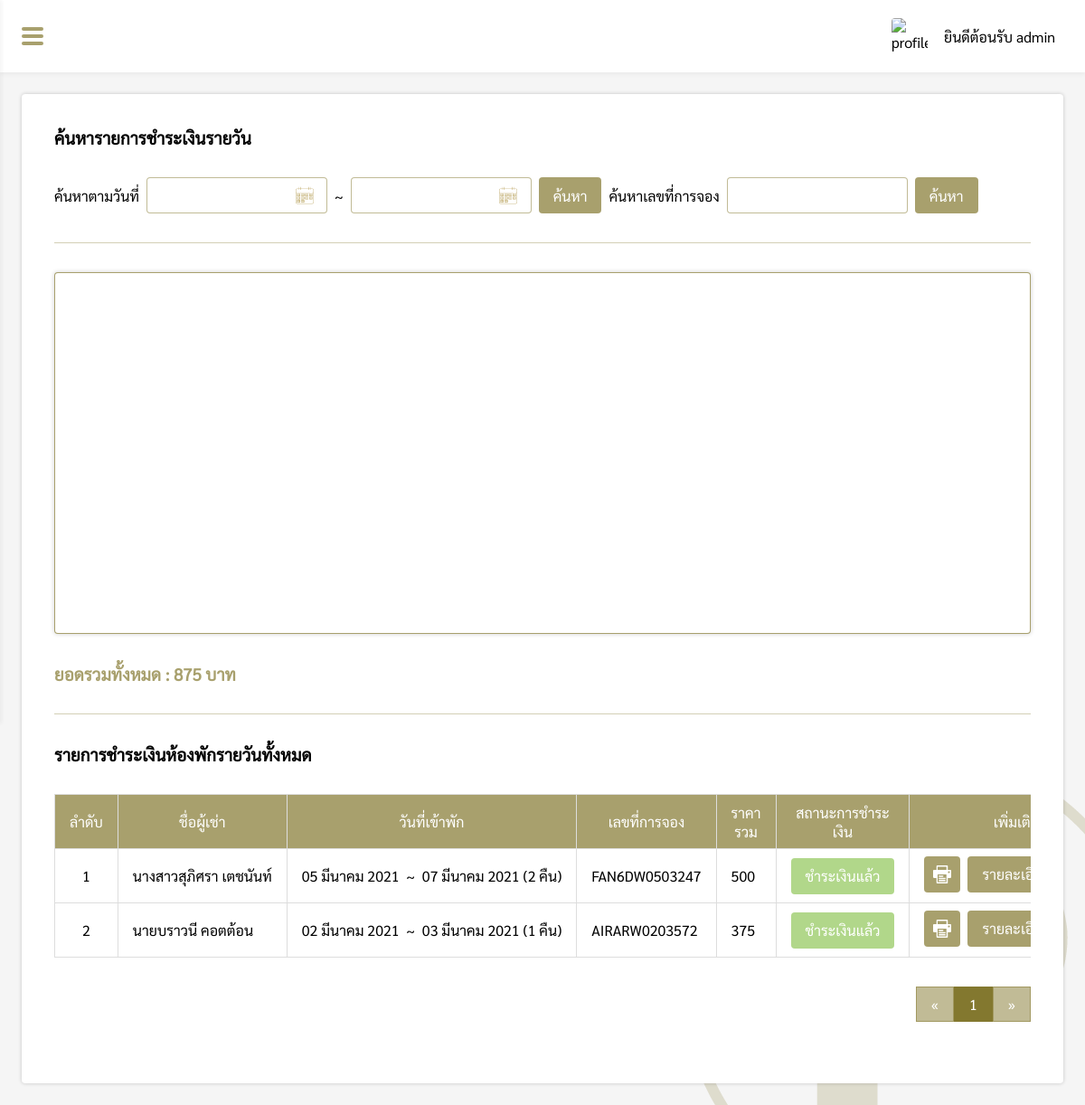
The app's page /pages/manage/dailyCost/index.php (signed in), older data.
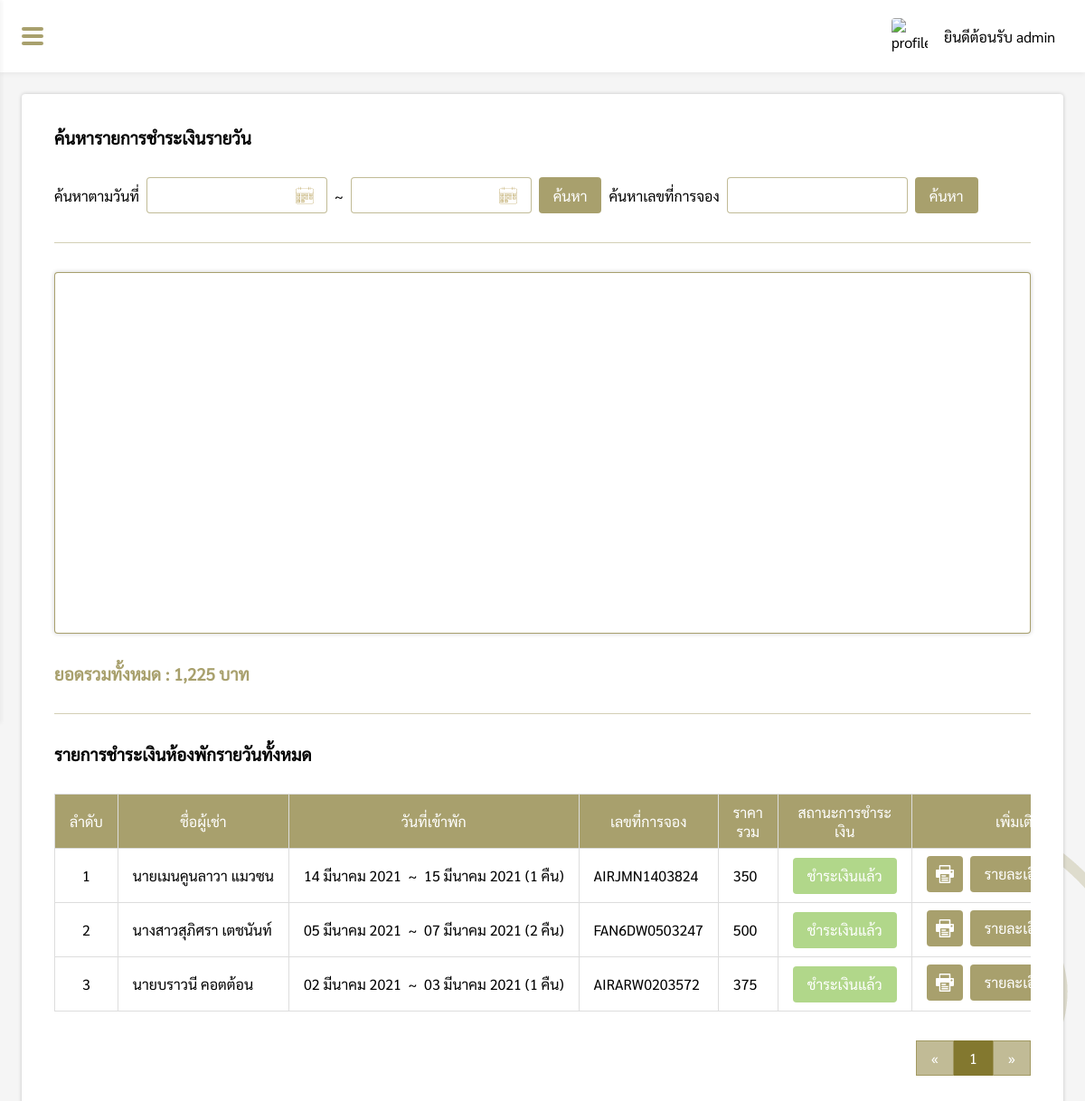
The same page, newer data.
### tables this page shows
CREATE TABLE `dailycost` (
  `dailycost_id` int(11) NOT NULL,
  `code` varchar(13) NOT NULL,
  `damages` float(11,2) DEFAULT NULL,
  `total_allprice` float(11,2) NOT NULL,
  `pay_status` varchar(20) NOT NULL,
  `pay_img` varchar(100) DEFAULT NULL,
  `payafter_d_img` varchar(100) DEFAULT NULL
);

CREATE TABLE `daily` (
  `daily_id` int(11) NOT NULL,
  `name_title` varchar(10) NOT NULL,
  `firstname` varchar(50) NOT NULL,
  `lastname` varchar(50) NOT NULL,
  `id_card` varchar(13) NOT NULL,
  `email` varchar(100) NOT NULL,
  `tel` varchar(10) NOT NULL,
  `code` varchar(13) NOT NULL,
  `check_in` varchar(20) NOT NULL,
  `check_out` varchar(20) NOT NULL,
  `night` int(11) NOT NULL,
  `people` int(11) NOT NULL,
  `air_room` int(11) NOT NULL,
  `fan_room` int(11) NOT NULL,
  `daily_status` varchar(20) NOT NULL,
  `total_price` float(11,2) NOT NULL,
  `payment_price` float(11,2) NOT NULL,
  `payment_img` varchar(100) DEFAULT NULL,
  `warning_date` varchar(20) DEFAULT NULL,
  `room_select` varchar(100) DEFAULT NULL
);

### pages/manage/dailyCost/index.php (the view, shortened to what the changed rows need)
<?php
if($_SESSION['level'] == 'admin' || $_SESSION['level'] == 'employee'){
    include("../../connection.php");
    $check_in = @$_REQUEST['check_in'];
    $check_out = @$_REQUEST['check_out'];
    $code = @$_REQUEST['code'];
    function DateThai($strDate)
    {
        $strYear = date("Y",strtotime($strDate));
        $strMonth= date("n",strtotime($strDate));
        $strDay= date("d",strtotime($strDate));
        $strMonthCut = Array("","มกราคม", "กุมภาพันธ์", "มีนาคม","เมษายน", "พฤษภาคม", "มิถุนายน", "กรกฎาคม","สิงหาคม", "กันยายน", "ตุลาคม", "พฤศจิกายน", "ธันวาคม");
        $strMonthThai=$strMonthCut[$strMonth];
        return "$strDay $strMonthThai $strYear";
    }
    if($check_in != "" && $check_out != ""){
        $query = "SELECT * FROM (SELECT b.check_in ,SUM(a.total_allprice) as daily_price FROM dailycost a INNER JOIN daily b ON a.dailycost_id = b.daily_id WHERE ((check_in BETWEEN '$check_in' AND '$check_out') OR (check_out BETWEEN '$check_in' AND '$check_out') OR ('$check_in' BETWEEN check_in AND check_out) OR ('$check_out' BETWEEN check_in AND check_out )) GROUP BY b.check_in ORDER BY b.check_in DESC LIMIT 5) sub ORDER BY check_in ASC";
    }else{
        $query = "SELECT * FROM (SELECT b.check_in ,SUM(a.total_allprice) as daily_price FROM dailycost a INNER JOIN daily b ON a.dailycost_id = b.daily_id GROUP BY b.check_in ORDER BY b.check_in DESC LIMIT 5) sub ORDER BY check_in ASC";
    }
    $query_result = mysqli_query($conn, $query);
    $datax = array();
    foreach ($query_result as $k) {
        $datax[] = "['".DateThai($k['check_in'])."'".", ".$k['daily_price']."]";
    }
    $datax = implode(",", $datax);
?>
<!DOCTYPE html>
<html lang="en">
<head>
    <link rel="stylesheet" href="../../../css/dailyCost.css">
    <link rel="stylesheet" href="../../../css/my-style.css">
    <link rel="stylesheet" href="../../../css/navbar.css">
</head>
<body>
    <?php include("../../../components/sidebar.php"); ?>
    <div class="box">
        <div id="box-padding" style="padding:24px;">
            <div class="dailycost-box">
                <h3>ค้นหารายการชำระเงินรายวัน</h3>
                <div class="search">
                    <label class="search-topic" style="padding:10px 8px 0 0;">ค้นหาตามวันที่</label>
                    <div class="from-box" style="position:relative;">
                        <input type="text" class="roundtrip-input" id="check_in"
                            value="<?php if(isset($check_in)){ echo DateThai($check_in); } ?>">
                    </div>
                    <label class="to-text" style="padding:10px 8px 0 8px;">~</label>
                    <div class="to-box" style="position:relative;">
                        <input type="text" class="roundtrip-input" id="check_out"
                            value="<?php if(isset($check_out)){ echo DateThai($check_out); } ?>">
                    </div>
                    <button class="search-btn" type="button" id="searchDate">ค้นหา</button>
                    <label class="searchcode-topic" style="padding:10px 8px 0 0;">ค้นหาเลขที่การจอง</label>
                    <div class="searchcode-box" >
                        <input type="text" id="code" value="<?php echo $code?>">
                    </div>
                    <button class="searchcode-btn" type="button" id="searchCode">ค้นหา</button>
                </div>
                <div class="hr"></div>
                <div class="card">
                    <?php
                    if(strlen($datax) != 0){
                    ?>
                    <div id="curve_chart" class="chart"></div>
                    <?php
                    }else{
                        echo "<p style='margin:auto;'>ไม่มีข้อมูล</p>";
                    }
                    ?>
                </div>
                <div style="padding-top:32px;">
                    <?php
                    if(isset($check_in) && isset($check_out)){
                        $search_totalprice = mysqli_query($conn, "SELECT SUM(a.total_allprice) as allprice FROM dailycost a INNER JOIN daily b ON a.dailycost_id = b.daily_id WHERE ((check_in BETWEEN '$check_in' AND '$check_out') OR (check_out BETWEEN '$check_in' AND '$check_out') OR ('$check_in' BETWEEN check_in AND check_out) OR ('$check_out' BETWEEN check_in AND check_out ))");
                    }else{
                        $search_totalprice = mysqli_query($conn, "SELECT SUM(total_allprice) as allprice FROM dailycost");
                    }
                    $result_totalprice = mysqli_fetch_assoc($search_totalprice);
                    ?>
                    <h3 style="color: rgb(131, 120, 47, 0.7);">ยอดรวมทั้งหมด : <?php echo number_format($result_totalprice["allprice"]); ?> บาท</h3>
                </div>
                <div class="hr"></div>
                <?php
                $perpage = 10;
                if(isset($_GET['page'])){
                    $page = $_GET['page'];
                }else{
                    $page = 1;
                }
                $start = ($page - 1) * $perpage;
                $num = $start + 1;
                if(isset($check_in) && isset($check_out)){
                    $sql = "SELECT a.*, b.* FROM dailycost a INNER JOIN daily b ON a.dailycost_id = b.daily_id WHERE (check_in BETWEEN '$check_in' AND '$check_out') OR (check_out BETWEEN '$check_in' AND '$check_out') OR ('$check_in' BETWEEN check_in AND check_out) OR ('$check_out' BETWEEN check_in AND check_out ) ORDER BY dailycost_id DESC LIMIT {$start} , {$perpage}";
                }else if(isset($code)){
                    $sql = "SELECT a.*, b.* FROM dailycost a INNER JOIN daily b ON a.dailycost_id = b.daily_id WHERE a.code = '$code' ORDER BY dailycost_id DESC";
                }else{
                    $sql = "SELECT a.*, b.* FROM dailycost a INNER JOIN daily b ON a.dailycost_id = b.daily_id ORDER BY dailycost_id DESC LIMIT {$start} , {$perpage}";
                }
                $result = $conn->query($sql);
                if(isset($code)){
                    echo "<h3>ผลลัพธ์การค้นหา : $code</h3>";
                }else{
                    echo "<h3>รายการชำระเงินห้องพักรายวันทั้งหมด</h3>";
                }
                if ($result->num_rows > 0) {
                ?>
                <div style="overflow-x: auto;overflow-y: hidden;">
                    <table>
                        <tr>
                            <th>ลำดับ</th>
                            <th>ชื่อผู้เช่า</th>
                            <th>วันที่เข้าพัก</th>
                            <th>เลขที่การจอง</th>
                            <th>ราคารวม</th>
                            <th>สถานะการชำระเงิน</th>
                            <th>เพิ่มเติม</th>
                        </tr>
                        <?php
                            while($row = $result->fetch_assoc()) {
                            $calculate = strtotime($row["check_out"]) - strtotime($row["check_in"]);
                            $night = floor($calculate / 86400);
                        ?>
                        <tr>
                            <td><?php echo $num; ?></td>
                            <td><?php echo $row["name_title"].$row['firstname'] ." " .$row['lastname']; ?></td>
                            <td><?php echo DateThai($row['check_in']) ."&nbsp; ~ &nbsp;" .DateThai($row['check_out'])." (".$night." คืน)"; ?>
                            </td>
                            <td><?php echo $row['code']; ?></td>
                            <td><?php echo number_format($row['total_allprice']); ?></td>
                            <td><button class="status-success"><?php echo $row['pay_status']; ?></button></td>
                            <td>
                                <div class="option-grid">
                                    <a href="receipt_deposit_back.php?code=<?php echo $row["code"]; ?>" target="_blank"><button type="button" class="print" title="ใบเสร็จคืนค่ามัดจำคีย์การ์ด"></button></a>
                                    <a href="dailyCostDetail.php?dailycost_id=<?php echo $row['dailycost_id']; ?>"><button>รายละเอียด</button></a>
                                </div>
                            </td>
                        </tr>
                        <?php $num++; } ?>
                    </table>
                </div>
                <?php
                    $sql2 = "SELECT * FROM dailycost";
                    $query2 = mysqli_query($conn, $sql2);
                    $total_record = mysqli_num_rows($query2);
                    $total_page = ceil($total_record / $perpage);
                    ?>
                <div style="display:flex;justify-content:flex-end">
                    <div class="pagination">
                        <a href="index.php?page=1">&laquo;</a>
                        <?php for($i=1;$i<=$total_page;$i++){ ?>
                        <a href="index.php?page=<?php echo $i; ?>"  <?php if($page == $i){ echo "style='background-color: rgb(131, 120, 47, 1);color:#fff;'"; }?>><?php echo $i; ?></a>
                        <?php } ?>
                        <a href="index.php?page=<?php echo $total_page; ?>"  <?php if($page == $i){ echo "style='background-color: rgb(131, 120, 47, 1);color:#fff;'"; }?>>&raquo;</a>
                    </div>
                </div>
                <?php
                }else{
                    echo "<div style='padding-top:32px;'>ไม่มีรายการชำระเงินเช่ารายวัน</div>";
                }
                ?>
            </div>
        </div>
    </div>
</body>
</html>
<?php
}else{
    Header("Location: ../../login.php");
}
?>

Row changes from the older to the newer data that the page shows:
added dailycost: daily.name_title "นาย", daily.firstname "เมนคูนลาวา", daily.lastname "แมวซน", daily.check_in "14 มีนาคม 2021", daily.check_out "15 มีนาคม 2021", daily.check_out+check_in "1", daily.code "AIRJMN1403824", total_allprice "350", pay_status "ชำระเงินแล้ว"
Text that changed along with them:
$result_totalprice["allprice"]: "875" → "1,225"
